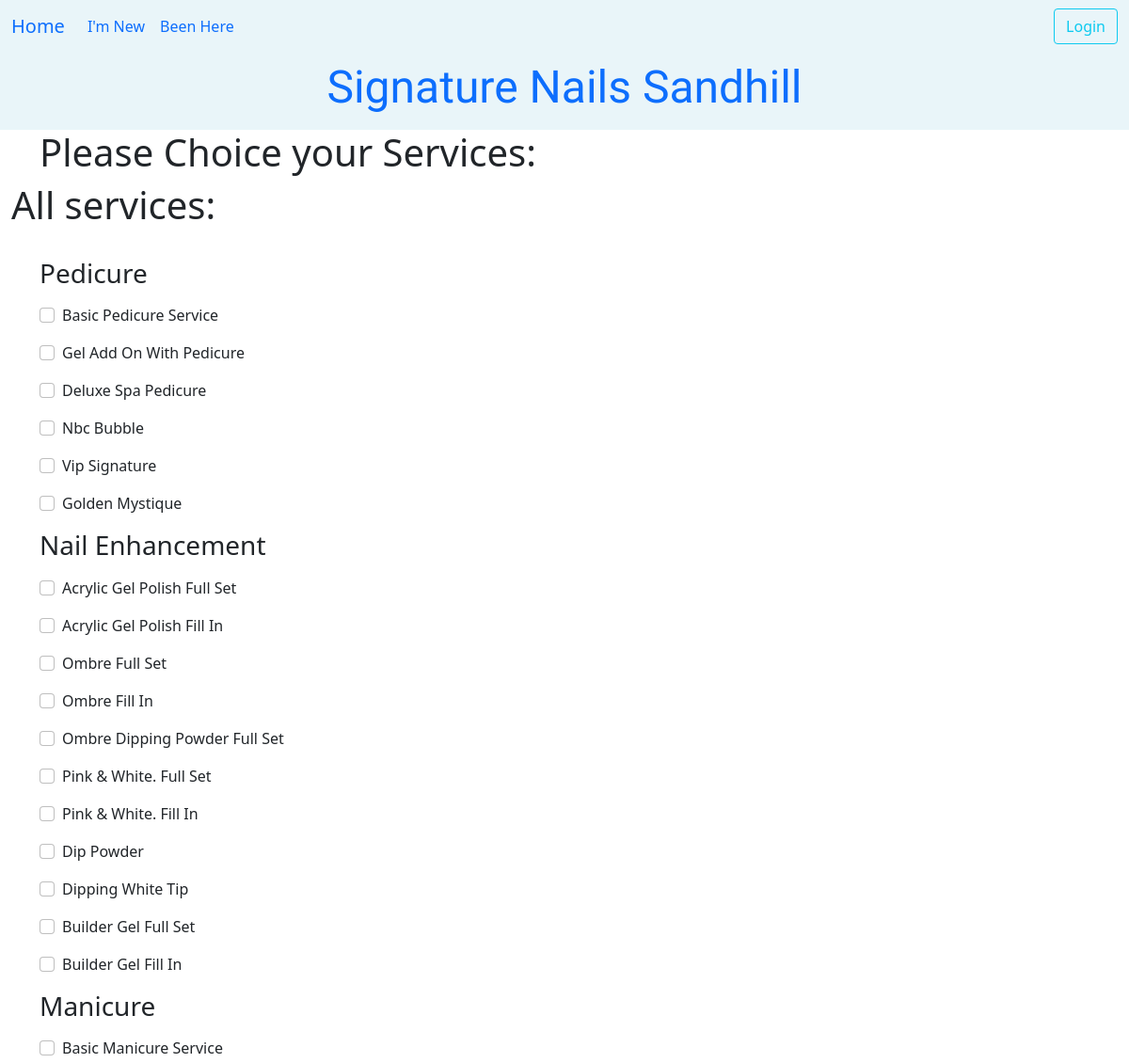
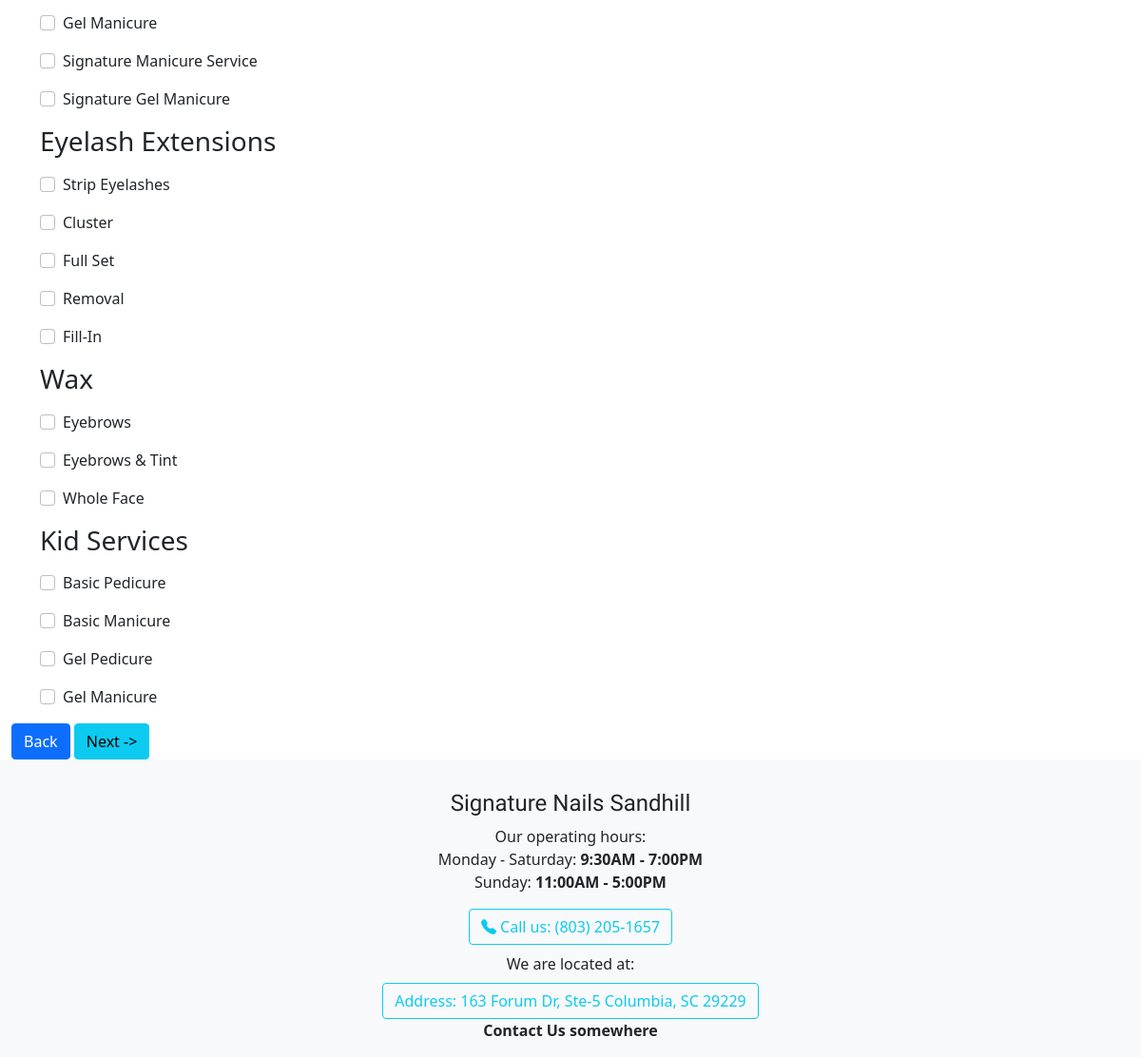
The app's page /dathen/services_choice/ with its own data (2 pictures, top to bottom).
### ledger/models.py (models this page shows, shortened)
class Service(models.Model):
    class Category(models.TextChoices):
        baby = "Baby"
        kid = "Kid"
        nail = "Nail Enhancement"
        mani = "Manicure"
        eyelash = "Eyelash Extensions"
        pedi = "Pedicure"
        wax = "Wax"
        yfix = "YFix"
    service = models.CharField(max_length=30)
    price = models.FloatField(validators=[MinValueValidator(0.0)])
    time_perform = models.DurationField(default=timezone.timedelta(minutes=45))
    description = models.CharField(max_length=800, null=True, blank=True)
    owner = models.ForeignKey(settings.AUTH_USER_MODEL, on_delete=models.CASCADE)
    category = models.CharField(choices=Category.choices, max_length=20, default=Category.nail, help_text="Choose one of the categories.")
    stripe_product_id = models.CharField(max_length=100, null=True, blank=True)
    def __str__(self) -> str:
        return self.service
    class Meta:
        unique_together = ('service','price')
        ordering = ['category']

### datHen/views.py (the view)
# urls.py: path('services_choice/', views.ChoiceServicesView.as_view(), name='service_choice' ),
class ChoiceServicesView(View):
    template = 'datHen/services_choice.html'
    def get(self, request):
        serviceForm = ServicesChoiceForm(request.GET)
        request.session['date'] = request.GET.get('day_comes')
        cont = {
            'form': serviceForm
        }
        return render(request, self.template, cont)

### datHen/forms.py
class ServicesChoiceForm(forms.Form):
    dichvu = forms.ModelMultipleChoiceField(queryset=Service.objects.all().order_by('category'),
                                              widget=forms.CheckboxSelectMultiple,
                                              label = "")

### datHen/templates/datHen/services_choice.html (shortened to what this page needs)
{% extends 'base.html' %}
{% load crispy_forms_tags %}
{% block heading %}
    <h1 class='title'>Please Choice your Services:</h1>
{% endblock heading %}
{% block content %}
    <h1>All services:</h1>
    <form action="{% url 'datHen:third_step' %}" method='get' id="ser_item">
        <div class="table-responsive">
            <div class="container mt-4">
                <h3>Pedicure</h3>
                {% for choice in form.dichvu.field.queryset %}
                    {% if choice.category == "Pedicure" %}
                    <p class="card-text">
                        <div class="form-check">
                            <label class="form-check-label">
                                <input type="checkbox" name="dichvu" value="{{ choice.id }}" class="form-check-input">
                                {{ choice | title }}
                            </label>
                        </div>
                        </p>{% endif %}
                        {% endfor %}
                <h3>Nail Enhancement</h3>
                {% for choice in form.dichvu.field.queryset %}
                    {% if choice.category == "Nail Enhancement" %}
                        <p class="card-text">
                            <div class="form-check">
                                <label class="form-check-label">
                                    <input type="checkbox" name="dichvu" value="{{ choice.id }}" class="form-check-input">
                                    {{ choice | title }}
                                </label>
                            </div>
                        </p>
                        {% endif %}
                    {% endfor %}
                <h3>Manicure</h3>
                    {% for choice in form.dichvu.field.queryset %}
                        {% if choice.category == "Manicure" %}
                            <p class="card-text">
                                <div class="form-check">
                                    <label class="form-check-label">
                                        <input type="checkbox" name="dichvu" value="{{ choice.id }}" class="form-check-input">
                                        {{ choice | title }}
                                    </label>
                                </div>
                                </p>
                        {% endif %}
                    {% endfor %}
                <h3>Eyelash Extensions</h3>
                    {% for choice in form.dichvu.field.queryset %}
                        {% if choice.category == "Eyelash Extensions" %}
                        <p class="card-text">
                            <div class="form-check">
                                <label class="form-check-label">
                                    <input type="checkbox" name="dichvu" value="{{ choice.id }}" class="form-check-input">
                                    {{ choice | title }}
                                </label>
                            </div>
                        </p>
                        {% endif %}
                    {% endfor %}
                <h3>Wax</h3>
                    {% for choice in form.dichvu.field.queryset %}
                        {% if choice.category == "Wax" %}
                        <p class="card-text">
                            <div class="form-check">
                                <label class="form-check-label">
                                    <input type="checkbox" name="dichvu" value="{{ choice.id }}" class="form-check-input">
                                    {{ choice | title }}
                                </label>
                            </div>
                        </p>
                        {% endif %}
                    {% endfor %}
                    <h3>Kid Services</h3>
                    {% for choice in form.dichvu.field.queryset %}
                        {% if choice.category == "Bayby" or choice.category == "Kid" %}
                        <p class="card-text">
                            <div class="form-check">
                                <label class="form-check-label">
                                    <input type="checkbox" name="dichvu" value="{{ choice.id }}" class="form-check-input">
                                    {{ choice | title }}
                                </label>
                            </div>
                        </p>
                        {% endif %}
                    {% endfor %}
            </div>
              <input type='submit' onclick="window.location='{% url "datHen:first_step" %}'; return false; " value='Back' class="btn btn-primary">
            <input type='submit' value='Next ->' class="btn btn-info" >
        </div>
    </form>
{% endblock content %}
{% block footer %}
    <strong>Contact Us somewhere</strong>
{% endblock footer %}

### records on screen
Service: service "Basic Pedicure Service"
Service: service "Gel Add On With Pedicure"
Service: service "Deluxe Spa Pedicure"
Service: service "Nbc Bubble"
Service: service "Vip Signature"
Service: service "Golden Mystique"
Service: service "Acrylic Gel Polish Full Set"
Service: service "Acrylic Gel Polish Fill In"
Service: service "Ombre Full Set"
Service: service "Ombre Fill In"
Service: service "Ombre Dipping Powder Full Set"
Service: service "Pink & White. Full Set"
Service: service "Pink & White. Fill In"
Service: service "Dip Powder"
Service: service "Dipping White Tip"
Service: service "Builder Gel Full Set"
Service: service "Builder Gel Fill In"
Service: service "Basic Manicure Service"
Service: service "Gel Manicure"
Service: service "Signature Manicure Service"
Service: service "Signature Gel Manicure"
Service: service "Strip Eyelashes"
Service: service "Cluster"
Service: service "Full Set"
Service: service "Removal"
Service: service "Fill-In"
Service: service "Eyebrows"
Service: service "Eyebrows & Tint"
Service: service "Whole Face"
Service: service "Basic Pedicure"
Service: service "Basic Manicure"
Service: service "Gel Pedicure"
Service: service "Gel Manicure"
